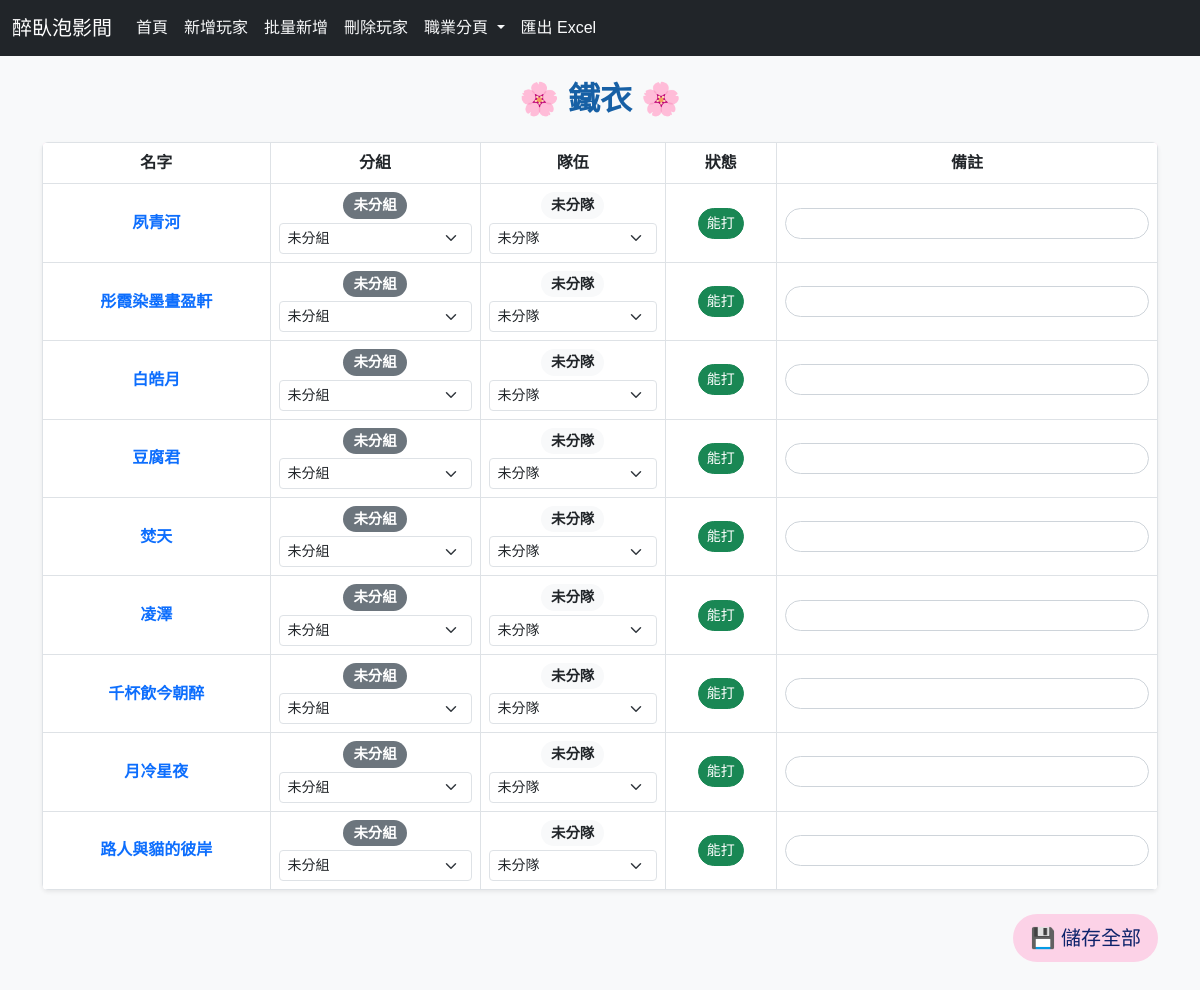
The app's page /job/鐵衣 with its own data.
### app.py (models this page shows)
class Player(db.Model):
    id = db.Column(db.Integer, primary_key=True)
    player_name = db.Column(db.String(50), nullable=False)
    job = db.Column(db.String(20), nullable=False)
    can_fight = db.Column(db.Boolean, default=True)
    group_name = db.Column(db.String(50))
    team_name = db.Column(db.String(50))
    role_note = db.Column(db.String(100))

### app.py (the view, shortened to what this page needs)
@app.route('/job/<job>', methods=['GET', 'POST'])
def job_page(job):
    players = Player.query.filter_by(job=job).all()
    return render_template('job.html', job=job, players=players)

### templates/job.html (shortened to what this page needs)
{% extends "base.html" %}
{% block content %}
<h2 class="mb-4 text-center" style="color:#1760a5;">🌸 {{ job }} 🌸</h2>
<form method="post">
  <table class="table table-bordered table-hover align-middle text-center shadow-sm" style="background-color:#fffafc;">
    <thead style="background-color:#fcd2e7; color:rgb(13, 35, 107);">
      <tr>
        <th>名字</th>
        <th>分組</th>
        <th>隊伍</th>
        <th>狀態</th>
        <th>備註</th>
      </tr>
    </thead>
    <tbody>
      {% for player in players %}
      <tr>
        <td><span class="fw-bold text-primary">{{ player.player_name }}</span></td>
        <td>
          {% if player.group_name == "紅塵拆塔" %}
            <span class="badge rounded-pill bg-danger">{{ player.group_name }}</span>
          {% elif player.group_name == "小崴大團" %}
            <span class="badge rounded-pill bg-primary">{{ player.group_name }}</span>
          {% elif player.group_name == "步步機動" %}
            <span class="badge rounded-pill bg-warning text-dark">{{ player.group_name }}</span>
          {% else %}
            <span class="badge rounded-pill bg-secondary">未分組</span>
          {% endif %}
          <select class="form-select form-select-sm mt-1" name="group_name_{{ player.id }}">
            <option value="" {% if not player.group_name %}selected{% endif %}>未分組</option>
          </select>
        </td>
        <td>
          {% if player.team_name == "第一隊" %}
            <span class="badge rounded-pill bg-success">{{ player.team_name }}</span>
          {% elif player.team_name == "第二隊" %}
            <span class="badge rounded-pill bg-info text-dark">{{ player.team_name }}</span>
          {% elif player.team_name == "第三隊" %}
            <span class="badge rounded-pill bg-dark">{{ player.team_name }}</span>
          {% elif player.team_name == "第四隊" %}
            <span class="badge rounded-pill bg-secondary">{{ player.team_name }}</span>
          {% elif player.team_name == "第五隊" %}
            <span class="badge rounded-pill bg-warning text-dark">{{ player.team_name }}</span>
          {% else %}
            <span class="badge rounded-pill bg-light text-dark">未分隊</span>
          {% endif %}
          <select class="form-select form-select-sm mt-1" name="team_name_{{ player.id }}">
            <option value="" {% if not player.team_name %}selected{% endif %}>未分隊</option>
          </select>
        </td>
        <td>
          <button type="button"
                  class="btn btn-sm rounded-pill {% if player.can_fight %}btn-success{% else %}btn-secondary{% endif %} toggle-btn"
                  data-id="{{ player.id }}">
            {% if player.can_fight %}能打{% else %}請假{% endif %}
          </button>
        </td>
        <td>
          <input type="text" class="form-control form-control-sm rounded-pill"
                 name="role_note_{{ player.id }}"
                 value="{{ player.role_note or '' }}">
        </td>
      </tr>
      {% endfor %}
    </tbody>
  </table>
  <div class="text-end mt-4 mb-5">
    <button type="submit" class="btn btn-lg rounded-pill"
            style="background-color:#fcd2e7; color:rgb(13, 35, 107); transition:0.3s;">
      💾 儲存全部
    </button>
  </div>
</form>
{% endblock %}

### static/style.css (style rules this page uses)
body { background-color: #f8f9fa; font-family: "Microsoft JhengHei", sans-serif; }
.table { background-color: #fff; border-radius: 6px; overflow: hidden; }
.table th { text-align: center; vertical-align: middle; }
.table td { vertical-align: middle; }
.btn { border-radius: 4px; transition: all 0.2s ease-in-out; }
.badge { font-size: 0.9em; padding: 6px 10px; }
.badge.bg-secondary { background-color: #6c757d !important; }
form .form-control { border-radius: 4px; box-shadow: none; border: 1px solid #ced4da; }
h2, h1 { font-weight: bold; color: #343a40; }

### records on screen
Player: player_name "夙青河", shows "未分組", group_name+id "未分組", shows "未分隊", team_name+id "未分隊", can_fight "能打"
Player: player_name "彤霞染墨晝盈軒", shows "未分組", group_name+id "未分組", shows "未分隊", team_name+id "未分隊", can_fight "能打"
Player: player_name "白皓月", shows "未分組", group_name+id "未分組", shows "未分隊", team_name+id "未分隊", can_fight "能打"
Player: player_name "豆腐君", shows "未分組", group_name+id "未分組", shows "未分隊", team_name+id "未分隊", can_fight "能打"
Player: player_name "焚天", shows "未分組", group_name+id "未分組", shows "未分隊", team_name+id "未分隊", can_fight "能打"
Player: player_name "凌澤", shows "未分組", group_name+id "未分組", shows "未分隊", team_name+id "未分隊", can_fight "能打"
Player: player_name "千杯飲今朝醉", shows "未分組", group_name+id "未分組", shows "未分隊", team_name+id "未分隊", can_fight "能打"
Player: player_name "月冷星夜", shows "未分組", group_name+id "未分組", shows "未分隊", team_name+id "未分隊", can_fight "能打"
Player: player_name "路人與貓的彼岸", shows "未分組", group_name+id "未分組", shows "未分隊", team_name+id "未分隊", can_fight "能打"

### other values on screen
{{ job }} "鐵衣"
